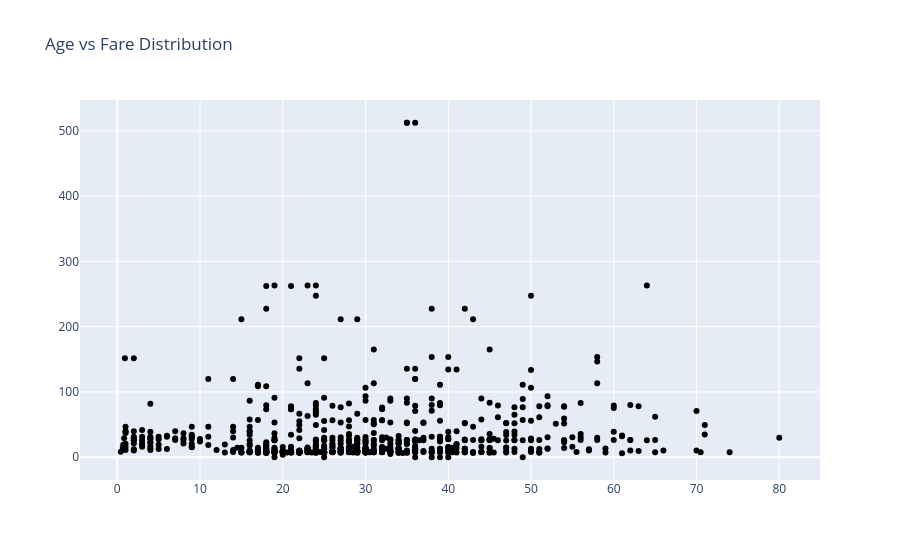

Source (notebook cell):
### Code cell
trace=go.Scatter(x=data['Age'],
                 y=data['Fare'],
                 mode='markers',
                 marker={'color':'black'})
layout=go.Layout(title="Age vs Fare Distribution")
fig=go.Figure(data=trace,layout=layout)
fig.show()

### Figure 1 — Plotly figure (JSON) as saved in the notebook; plotly's stock layout.template omitted (floating-point values rounded to 4 significant figures; data arrays with more than 128 entries replaced by an {"elided": "..."} marker saying what was removed)
{"data": [{"marker": {"color": "black"}, "mode": "markers", "type": "scatter", "x": {"elided": "891 float values"}, "y": {"elided": "891 float values"}}], "layout": {"title": {"text": "Age vs Fare Distribution"}}}
